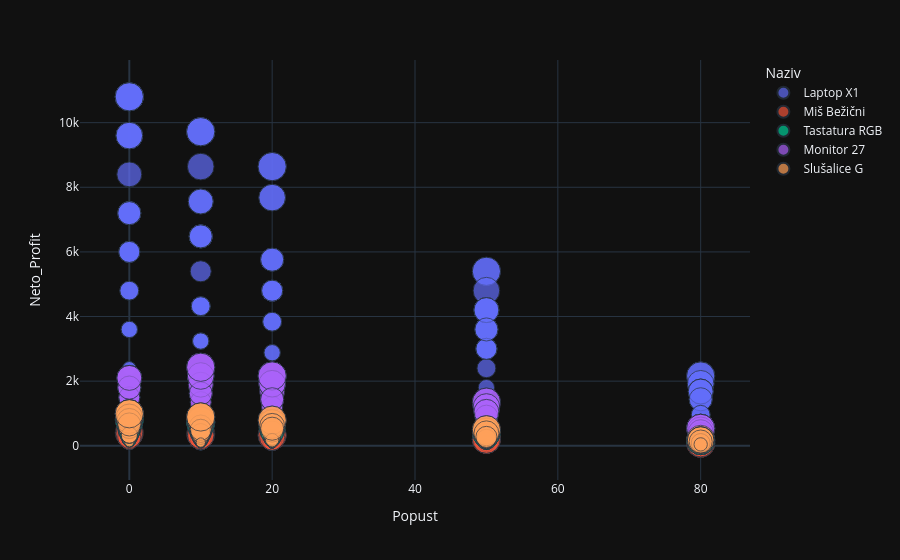

The cell this chart's notebook holds for it:
### Markdown cell above
# Anomaly Detection (Scatter Plot)

### Code cell
df_final["Popust"] = df_final["Popust_%"] * 100

fig = px.scatter(df_final, 
                 x = "Popust",
                 y = "Neto_Profit",
                 color = "Naziv",
                 size = "Kolicina",
                 hover_data=["Naziv", "Kolicina"],
                 template="plotly_dark" )

fig.update_traces(hovertemplate="<b>Popust (%):</b> %{x}%<br>" +
                  "<b>Profit:</b> %{y:,.0f}<br>" +
                  "<b>Proizvod:</b> %{customdata[0]}<br>" +
                  "<b>Kolicina:</b> %{customdata[1]}<br>" +
                  "<extra></extra>")

fig.show()

### Figure 1 — Plotly figure (JSON) as saved in the notebook; plotly's stock layout.template omitted (floating-point values rounded to 4 significant figures; data arrays with more than 128 entries replaced by an {"elided": "..."} marker saying what was removed)
{"data": [{"customdata": {"elided": "137x2 mixed values"}, "hovertemplate": "<b>Popust (%):</b> %{x}%<br><b>Profit:</b> %{y:,.0f}<br><b>Proizvod:</b> %{customdata[0]}<br><b>Kolicina:</b> %{customdata[1]}<br><extra></extra>", "legendgroup": "Laptop X1", "marker": {"color": "#636efa", "size": {"elided": "137 int values"}, "sizemode": "area", "sizeref": 0.0225, "symbol": "circle"}, "mode": "markers", "name": "Laptop X1", "orientation": "v", "showlegend": true, "type": "scatter", "x": {"elided": "137 float values"}, "xaxis": "x", "y": {"elided": "137 int values"}, "yaxis": "y"}, {"customdata": {"elided": "120x2 mixed values"}, "hovertemplate": "<b>Popust (%):</b> %{x}%<br><b>Profit:</b> %{y:,.0f}<br><b>Proizvod:</b> %{customdata[0]}<br><b>Kolicina:</b> %{customdata[1]}<br><extra></extra>", "legendgroup": "Miš Bežični", "marker": {"color": "#EF553B", "size": [3, 5, 2, 7, 3, 8, 2, 5, 2, 2, 3, 4, 5, 6, 9, 6, 2, 6, 1, 6, 3, 7, 3, 1, 8, 7, 1, 7, 1, 3, 2, 7, 9, 3, 2, 2, 4, 6, 9, 8, 9, 7, 5, 8, 8, 7, 5, 1, 7, 7, 7, 8, 5, 5, 1, 2, 6, 1, 6, 5, 3, 7, 7, 6, 3, 5, 9, 7, 3, 5, 4, 2, 8, 6, 9, 4, 6, 8, 9, 1, 4, 3, 5, 4, 2, 3, 3, 7, 8, 2, 2, 7, 4, 7, 3, 7, 9, 4, 5, 2, 1, 1, 9, 7, 7, 7, 9, 5, 3, 2, 8, 8, 6, 7, 8, 3, 3, 5, 9, 8], "sizemode": "area", "sizeref": 0.0225, "symbol": "circle"}, "mode": "markers", "name": "Miš Bežični", "orientation": "v", "showlegend": true, "type": "scatter", "x": [20.0, 80.0, 80.0, 50.0, 10.0, 50.0, 80.0, 20.0, 50.0, 10.0, 80.0, 50.0, 20.0, 20.0, 50.0, 10.0, 50.0, 80.0, 0.0, 80.0, 20.0, 80.0, 80.0, 50.0, 50.0, 50.0, 20.0, 80.0, 20.0, 20.0, 10.0, 80.0, 20.0, 10.0, 10.0, 10.0, 80.0, 10.0, 50.0, 20.0, 10.0, 20.0, 10.0, 50.0, 10.0, 0.0, 10.0, 0.0, 80.0, 20.0, 80.0, 20.0, 10.0, 80.0, 80.0, 10.0, 50.0, 50.0, 10.0, 80.0, 20.0, 20.0, 0.0, 50.0, 0.0, 50.0, 50.0, 0.0, 0.0, 80.0, 50.0, 0.0, 50.0, 20.0, 80.0, 0.0, 10.0, 0.0, 20.0, 10.0, 10.0, 10.0, 20.0, 50.0, 10.0, 20.0, 0.0, 0.0, 80.0, 80.0, 20.0, 0.0, 20.0, 50.0, 80.0, 10.0, 0.0, 20.0, 10.0, 50.0, 50.0, 10.0, 80.0, 10.0, 0.0, 20.0, 80.0, 10.0, 0.0, 80.0, 10.0, 0.0, 0.0, 10.0, 80.0, 50.0, 80.0, 10.0, 50.0, 10.0], "xaxis": "x", "y": [108, 44, 17, 157, 121, 180, 17, 180, 45, 81, 26, 90, 180, 216, 202, 243, 45, 53, 45, 53, 108, 62, 26, 22, 180, 157, 36, 62, 36, 108, 81, 62, 324, 121, 81, 81, 35, 243, 202, 288, 364, 252, 202, 180, 324, 315, 202, 45, 62, 252, 62, 288, 202, 44, 8, 81, 135, 22, 243, 44, 108, 252, 315, 135, 135, 112, 202, 315, 135, 44, 90, 90, 180, 216, 80, 180, 243, 360, 324, 40, 162, 121, 180, 90, 81, 108, 135, 315, 71, 17, 72, 315, 144, 157, 26, 283, 405, 144, 202, 45, 22, 40, 80, 283, 315, 252, 80, 202, 135, 17, 324, 360, 270, 283, 71, 67, 26, 202, 202, 324], "yaxis": "y"}, {"customdata": {"elided": "101x2 mixed values"}, "hovertemplate": "<b>Popust (%):</b> %{x}%<br><b>Profit:</b> %{y:,.0f}<br><b>Proizvod:</b> %{customdata[0]}<br><b>Kolicina:</b> %{customdata[1]}<br><extra></extra>", "legendgroup": "Tastatura RGB", "marker": {"color": "#00cc96", "size": [1, 2, 1, 9, 1, 3, 1, 8, 2, 8, 2, 4, 6, 9, 1, 8, 7, 1, 1, 7, 8, 7, 7, 5, 6, 5, 8, 6, 1, 6, 5, 8, 7, 2, 8, 1, 9, 4, 2, 6, 4, 5, 2, 8, 3, 9, 6, 2, 4, 7, 2, 8, 8, 3, 3, 6, 5, 1, 8, 5, 7, 3, 6, 3, 2, 3, 1, 8, 7, 1, 5, 2, 6, 5, 9, 4, 3, 5, 9, 3, 4, 5, 9, 8, 8, 5, 5, 4, 9, 9, 6, 9, 2, 6, 2, 3, 7, 1, 4, 9, 3], "sizemode": "area", "sizeref": 0.0225, "symbol": "circle"}, "mode": "markers", "name": "Tastatura RGB", "orientation": "v", "showlegend": true, "type": "scatter", "x": [10.0, 10.0, 20.0, 10.0, 50.0, 80.0, 50.0, 0.0, 10.0, 80.0, 0.0, 80.0, 80.0, 80.0, 80.0, 80.0, 80.0, 20.0, 10.0, 80.0, 20.0, 50.0, 20.0, 50.0, 0.0, 50.0, 80.0, 50.0, 50.0, 50.0, 20.0, 0.0, 50.0, 0.0, 80.0, 20.0, 80.0, 0.0, 80.0, 50.0, 10.0, 0.0, 10.0, 50.0, 0.0, 10.0, 0.0, 0.0, 0.0, 20.0, 0.0, 80.0, 10.0, 10.0, 20.0, 20.0, 20.0, 20.0, 10.0, 10.0, 80.0, 0.0, 10.0, 50.0, 50.0, 50.0, 10.0, 10.0, 10.0, 0.0, 0.0, 10.0, 80.0, 10.0, 0.0, 50.0, 10.0, 0.0, 10.0, 80.0, 0.0, 80.0, 10.0, 0.0, 10.0, 80.0, 80.0, 80.0, 0.0, 50.0, 20.0, 80.0, 80.0, 50.0, 0.0, 20.0, 50.0, 20.0, 50.0, 80.0, 20.0], "xaxis": "x", "y": [81, 162, 72, 729, 45, 53, 45, 720, 162, 143, 180, 71, 107, 161, 17, 143, 125, 72, 81, 125, 576, 315, 504, 225, 540, 225, 143, 270, 45, 270, 360, 720, 315, 180, 143, 72, 161, 360, 35, 270, 324, 450, 162, 360, 270, 729, 540, 180, 360, 504, 180, 143, 648, 243, 216, 432, 360, 72, 648, 405, 125, 270, 486, 135, 90, 135, 81, 648, 567, 90, 450, 162, 107, 405, 810, 180, 243, 450, 729, 53, 360, 89, 729, 720, 648, 89, 89, 71, 810, 405, 432, 161, 35, 270, 180, 216, 315, 72, 180, 161, 216], "yaxis": "y"}, {"customdata": {"elided": "125x2 mixed values"}, "hovertemplate": "<b>Popust (%):</b> %{x}%<br><b>Profit:</b> %{y:,.0f}<br><b>Proizvod:</b> %{customdata[0]}<br><b>Kolicina:</b> %{customdata[1]}<br><extra></extra>", "legendgroup": "Monitor 27", "marker": {"color": "#ab63fa", "size": [6, 3, 3, 3, 8, 6, 8, 5, 2, 8, 1, 1, 8, 7, 1, 8, 3, 7, 4, 8, 7, 6, 9, 5, 9, 8, 9, 9, 5, 7, 5, 7, 4, 2, 5, 5, 3, 8, 4, 3, 6, 1, 8, 8, 4, 8, 4, 4, 4, 7, 1, 3, 6, 1, 7, 9, 3, 9, 5, 7, 8, 3, 9, 5, 4, 6, 3, 7, 7, 6, 1, 2, 1, 4, 5, 5, 2, 7, 7, 5, 9, 6, 7, 6, 7, 2, 7, 3, 2, 4, 6, 5, 9, 8, 2, 1, 7, 8, 9, 8, 5, 6, 3, 2, 6, 7, 1, 8, 9, 8, 6, 6, 4, 2, 7, 9, 3, 1, 2, 2, 9, 7, 6, 3, 7], "sizemode": "area", "sizeref": 0.0225, "symbol": "circle"}, "mode": "markers", "name": "Monitor 27", "orientation": "v", "showlegend": true, "type": "scatter", "x": [20.0, 10.0, 10.0, 50.0, 80.0, 50.0, 10.0, 0.0, 80.0, 80.0, 80.0, 10.0, 80.0, 10.0, 0.0, 10.0, 10.0, 20.0, 10.0, 10.0, 50.0, 10.0, 80.0, 50.0, 20.0, 50.0, 80.0, 80.0, 0.0, 0.0, 20.0, 80.0, 20.0, 0.0, 80.0, 20.0, 50.0, 20.0, 0.0, 50.0, 0.0, 0.0, 20.0, 10.0, 50.0, 20.0, 0.0, 50.0, 10.0, 0.0, 80.0, 20.0, 20.0, 80.0, 80.0, 10.0, 0.0, 50.0, 0.0, 50.0, 50.0, 0.0, 10.0, 10.0, 80.0, 10.0, 50.0, 80.0, 20.0, 0.0, 0.0, 10.0, 20.0, 20.0, 20.0, 10.0, 10.0, 10.0, 80.0, 0.0, 50.0, 10.0, 50.0, 0.0, 80.0, 10.0, 0.0, 0.0, 10.0, 80.0, 20.0, 0.0, 80.0, 20.0, 20.0, 20.0, 50.0, 80.0, 20.0, 50.0, 20.0, 20.0, 10.0, 50.0, 0.0, 80.0, 20.0, 20.0, 20.0, 10.0, 80.0, 20.0, 50.0, 80.0, 80.0, 10.0, 10.0, 80.0, 0.0, 50.0, 80.0, 0.0, 50.0, 20.0, 50.0], "xaxis": "x", "y": [1440, 810, 810, 450, 479, 900, 2160, 1500, 119, 479, 59, 270, 479, 1890, 300, 2160, 810, 1680, 1080, 2160, 1050, 1620, 539, 750, 2160, 1200, 539, 539, 1500, 2100, 1200, 419, 960, 600, 299, 1200, 450, 1920, 1200, 450, 1800, 300, 1920, 2160, 600, 1920, 1200, 600, 1080, 2100, 59, 720, 1440, 59, 419, 2430, 900, 1350, 1500, 1050, 1200, 900, 2430, 1350, 239, 1620, 450, 419, 1680, 1800, 300, 540, 240, 960, 1200, 1350, 540, 1890, 419, 1500, 1350, 1620, 1050, 1800, 419, 540, 2100, 900, 540, 239, 1440, 1500, 539, 1920, 480, 240, 1050, 479, 2160, 1200, 1200, 1440, 810, 300, 1800, 419, 240, 1920, 2160, 2160, 359, 1440, 600, 119, 419, 2430, 810, 59, 600, 300, 539, 2100, 900, 720, 1050], "yaxis": "y"}, {"customdata": {"elided": "124x2 mixed values"}, "hovertemplate": "<b>Popust (%):</b> %{x}%<br><b>Profit:</b> %{y:,.0f}<br><b>Proizvod:</b> %{customdata[0]}<br><b>Kolicina:</b> %{customdata[1]}<br><extra></extra>", "legendgroup": "Slušalice G", "marker": {"color": "#FFA15A", "size": [8, 2, 6, 4, 3, 5, 6, 8, 7, 1, 7, 9, 2, 1, 5, 8, 7, 2, 7, 2, 6, 4, 7, 4, 8, 2, 3, 7, 7, 8, 5, 4, 6, 6, 8, 6, 6, 7, 8, 7, 1, 7, 8, 3, 4, 2, 2, 3, 6, 1, 2, 3, 4, 4, 8, 5, 2, 4, 7, 1, 1, 8, 8, 1, 9, 3, 6, 3, 5, 2, 9, 1, 5, 4, 8, 9, 8, 3, 6, 8, 5, 5, 8, 4, 7, 5, 3, 6, 3, 9, 8, 9, 1, 5, 8, 9, 6, 5, 9, 9, 8, 3, 9, 5, 4, 9, 6, 4, 7, 7, 5, 4, 8, 2, 5, 9, 6, 7, 1, 2, 3, 6, 5, 9], "sizemode": "area", "sizeref": 0.0225, "symbol": "circle"}, "mode": "markers", "name": "Slušalice G", "orientation": "v", "showlegend": true, "type": "scatter", "x": [50.0, 10.0, 0.0, 50.0, 50.0, 80.0, 0.0, 10.0, 10.0, 80.0, 50.0, 80.0, 50.0, 20.0, 10.0, 10.0, 0.0, 80.0, 80.0, 80.0, 0.0, 10.0, 10.0, 80.0, 0.0, 10.0, 80.0, 50.0, 0.0, 0.0, 0.0, 80.0, 0.0, 10.0, 0.0, 80.0, 80.0, 80.0, 80.0, 80.0, 10.0, 0.0, 50.0, 50.0, 50.0, 10.0, 80.0, 50.0, 10.0, 0.0, 0.0, 20.0, 80.0, 80.0, 20.0, 0.0, 50.0, 10.0, 0.0, 10.0, 0.0, 20.0, 10.0, 20.0, 0.0, 10.0, 80.0, 10.0, 50.0, 50.0, 0.0, 80.0, 80.0, 10.0, 80.0, 10.0, 50.0, 20.0, 10.0, 80.0, 80.0, 50.0, 20.0, 80.0, 0.0, 50.0, 0.0, 50.0, 0.0, 0.0, 0.0, 50.0, 50.0, 0.0, 80.0, 20.0, 10.0, 20.0, 0.0, 10.0, 80.0, 50.0, 20.0, 50.0, 80.0, 50.0, 80.0, 50.0, 50.0, 20.0, 10.0, 10.0, 0.0, 20.0, 10.0, 10.0, 20.0, 0.0, 10.0, 80.0, 0.0, 0.0, 50.0, 0.0], "xaxis": "x", "y": [440, 198, 660, 220, 165, 109, 660, 792, 693, 21, 385, 197, 110, 88, 495, 792, 770, 43, 153, 43, 660, 396, 693, 87, 880, 198, 65, 385, 770, 880, 550, 87, 660, 594, 880, 131, 131, 153, 175, 153, 99, 770, 440, 165, 220, 198, 43, 165, 594, 110, 220, 264, 87, 87, 704, 550, 110, 396, 770, 99, 110, 704, 792, 88, 990, 297, 131, 297, 275, 110, 990, 21, 109, 396, 175, 891, 440, 264, 594, 175, 109, 275, 704, 87, 770, 275, 330, 330, 330, 990, 880, 495, 55, 550, 175, 792, 594, 440, 990, 891, 175, 165, 792, 275, 87, 495, 131, 220, 385, 616, 495, 396, 880, 176, 495, 891, 528, 770, 99, 43, 330, 660, 275, 990], "yaxis": "y"}], "layout": {"legend": {"itemsizing": "constant", "title": {"text": "Naziv"}, "tracegroupgap": 0}, "margin": {"t": 60}, "xaxis": {"anchor": "y", "domain": [0, 1], "title": {"text": "Popust"}}, "yaxis": {"anchor": "x", "domain": [0, 1], "title": {"text": "Neto_Profit"}}}}
